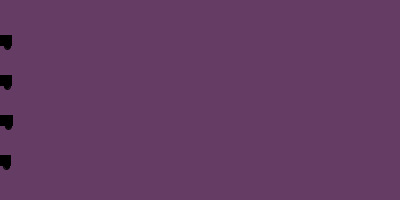
Frame 1 (no input)
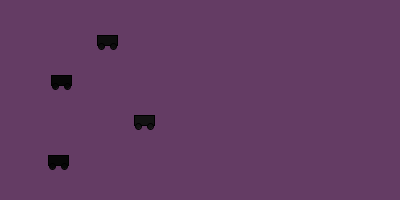
Frame 60 (the mouse pressed at the canvas centre just before this capture)
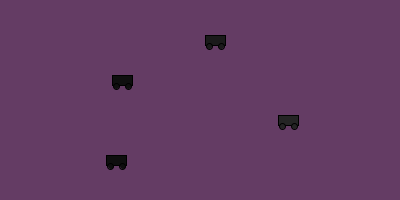
Frame 120 (the mouse held since frame 60 and released just before this capture)

The Processing sketch that drew these frames (run headless with seeded random() and noise(); from frame 60 on, the mouse is pressed at the canvas centre):

// Processing sketch: processing_73632
// ── processing_73632.pde



Kar myKar1;
Kar myKar2; 
Kar myKar3;
Kar myKar4;

void setup() {
  size(400,200);
  myKar1 = new Kar(0, 40); // Parameters go inside the parentheses when the object is constructed.
  myKar2 = new Kar(0, 80);
  myKar3 = new Kar(0, 120);
  myKar4 = new Kar(0, 160);
  smooth();
  
}

void draw() {
  background(100, 60, 100, 0);
  myKar1.move();
  myKar1.display();
  myKar2.move();
  myKar2.display();
  myKar3.move();
  myKar3.display();
  myKar4.move();
  myKar4.display();
}

class Kar { // Even though there are multiple objects, we still only need one class. No matter how many cookies we make, only one cookie cutter is needed.Isn’t object-oriented programming swell?
  color c;
  float xpos;
  float ypos;
  float xspeed;
  int colorstep; // how much to brighten color each lap?

  Kar(float tempXpos, float tempYpos) { // The Constructor is defined with arguments.
    c = 0;
    xpos = tempXpos;
    ypos = tempYpos;
    xspeed = 0.5 + random(2.); // Every Kar gets a random speed
    colorstep = 50;
  }

  void display() {
    stroke(0);
    fill(c + (xpos/width * colorstep)); // Kars get brighter as they get closer to finish
    rectMode(CENTER);
    rect(xpos, ypos, 20 + c/6, 10); // Kars get LONGER as they get closer to finish!
    ellipse(xpos - 6, ypos + 6, 6, 6); // wheels!
    ellipse(xpos + 6, ypos + 6, 6, 6);
  }

  void move() {
    xpos = xpos + xspeed;
    if (xpos > width) {
      xpos = 0;
      c = c + colorstep; // brighten color each lap
    }
    if(c > 255) c = 0; // if finished, start over
  }
}
